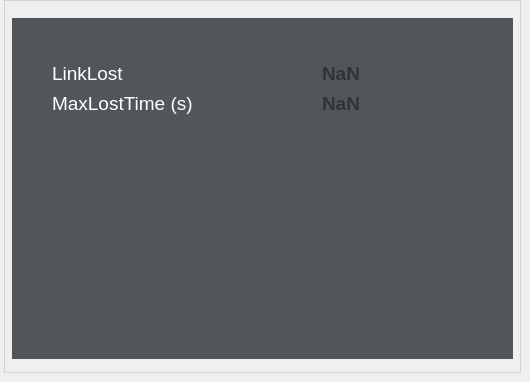
     <widget class="QWidget" name="CQ_Monitor_tab">
      <attribute name="title">
       <string>CQ Monitor</string>
      </attribute>
      <widget class="QGroupBox" name="CQ_Monitor_groupBox">
       <property name="geometry">
        <rect>
         <x>4</x>
         <y>0</y>
         <width>517</width>
         <height>373</height>
        </rect>
       </property>
       <property name="font">
        <font>
         <family>Ubuntu Condensed</family>
         <pointsize>18</pointsize>
         <weight>50</weight>
         <italic>true</italic>
         <bold>false</bold>
         <underline>false</underline>
         <strikeout>false</strikeout>
         <kerning>true</kerning>
        </font>
       </property>
       <property name="styleSheet">
        <string notr="true">        QGroupBox {
            border-color: rgb(50, 50, 50);
            border: 2px solid lightgray;
            border-width: 0.5px;
            border-style: solid;
            margin-top: 1ex;  /* leave space at the top for the title */
        }
        QGroupBox::title {
            subcontrol-origin: margin;
            subcontrol-position: top left;
            left: 10px;
            margin-left: 0px;
            padding: 0  3px;
        }</string>
       </property>
       <property name="title">
        <string/>
       </property>
       <property name="flat">
        <bool>false</bool>
       </property>
       <widget class="QWidget" name="widget_CQ_Monitor_black" native="true">
        <property name="geometry">
         <rect>
          <x>8</x>
          <y>18</y>
          <width>501</width>
          <height>341</height>
         </rect>
        </property>
        <property name="styleSheet">
         <string notr="true">background-color: rgb(81, 86, 90);</string>
        </property>
        <widget class="QLabel" name="LinkLost_label">
         <property name="geometry">
          <rect>
           <x>40</x>
           <y>40</y>
           <width>101</width>
           <height>31</height>
          </rect>
         </property>
         <property name="font">
          <font>
           <pointsize>8</pointsize>
          </font>
         </property>
         <property name="styleSheet">
          <string notr="true">co</string>
         </property>
         <property name="text">
          <string>&lt;html&gt;&lt;head/&gt;&lt;body&gt;&lt;p&gt;&lt;span style=&quot; font-size:14pt; color:#ffffff;&quot;&gt;LinkLost&lt;/span&gt;&lt;/p&gt;&lt;/body&gt;&lt;/html&gt;</string>
         </property>
        </widget>
        <widget class="QLabel" name="linklost_status_label">
         <property name="geometry">
          <rect>
           <x>310</x>
           <y>40</y>
           <width>61</width>
           <height>31</height>
          </rect>
         </property>
         <property name="font">
          <font>
           <pointsize>8</pointsize>
          </font>
         </property>
         <property name="styleSheet">
          <string notr="true">co</string>
         </property>
         <property name="text">
          <string>&lt;html&gt;&lt;head/&gt;&lt;body&gt;&lt;p&gt;&lt;span style=&quot; font-size:14pt; font-weight:600; color:#2e3436;&quot;&gt;NaN&lt;/span&gt;&lt;/p&gt;&lt;/body&gt;&lt;/html&gt;</string>
         </property>
        </widget>
        <widget class="QLabel" name="MaxLostTime_label">
         <property name="geometry">
          <rect>
           <x>40</x>
           <y>70</y>
           <width>151</width>
           <height>31</height>
          </rect>
         </property>
         <property name="font">
          <font>
           <pointsize>8</pointsize>
          </font>
         </property>
         <property name="styleSheet">
          <string notr="true">co</string>
         </property>
         <property name="text">
          <string>&lt;html&gt;&lt;head/&gt;&lt;body&gt;&lt;p&gt;&lt;span style=&quot; font-size:14pt; color:#ffffff;&quot;&gt;MaxLostTime (s)&lt;/span&gt;&lt;/p&gt;&lt;/body&gt;&lt;/html&gt;</string>
         </property>
        </widget>
        <widget class="QLabel" name="maxlosttime_status_label">
         <property name="geometry">
          <rect>
           <x>310</x>
           <y>70</y>
           <width>61</width>
           <height>31</height>
          </rect>
         </property>
         <property name="font">
          <font>
           <pointsize>8</pointsize>
          </font>
         </property>
         <property name="styleSheet">
          <string notr="true">co</string>
         </property>
         <property name="text">
          <string>&lt;html&gt;&lt;head/&gt;&lt;body&gt;&lt;p&gt;&lt;span style=&quot; font-size:14pt; font-weight:600; color:#2e3436;&quot;&gt;NaN&lt;/span&gt;&lt;/p&gt;&lt;/body&gt;&lt;/html&gt;</string>
         </property>
        </widget>
       </widget>
      </widget>
     </widget>
